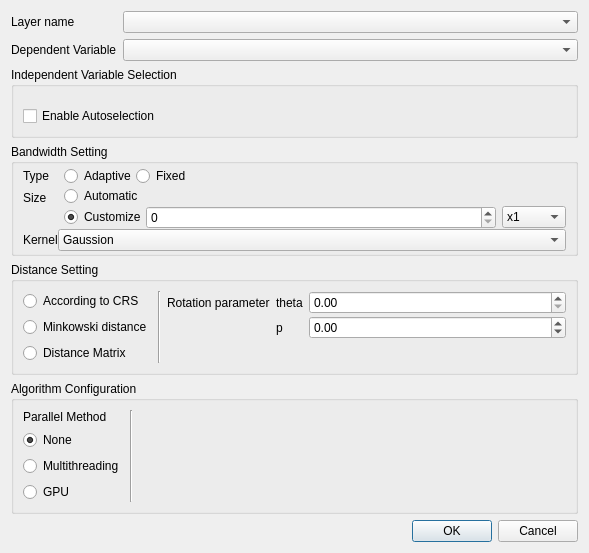
<?xml version="1.0" encoding="UTF-8"?>
<ui version="4.0">
 <class>GwmGWROptionsDialog</class>
 <widget class="QDialog" name="GwmGWROptionsDialog">
  <property name="geometry">
   <rect>
    <x>0</x>
    <y>0</y>
    <width>589</width>
    <height>553</height>
   </rect>
  </property>
  <property name="windowTitle">
   <string>GWR Configure</string>
  </property>
  <layout class="QVBoxLayout" name="verticalLayout_3" stretch="0,1,0,0,0,0">
   <item>
    <layout class="QFormLayout" name="formLayout_6">
     <item row="0" column="1">
      <widget class="QComboBox" name="mLayerComboBox"/>
     </item>
     <item row="1" column="0">
      <widget class="QLabel" name="label_12">
       <property name="text">
        <string>Dependent Variable</string>
       </property>
      </widget>
     </item>
     <item row="1" column="1">
      <widget class="QComboBox" name="mDepVarComboBox"/>
     </item>
     <item row="0" column="0">
      <widget class="QLabel" name="label">
       <property name="sizePolicy">
        <sizepolicy hsizetype="Fixed" vsizetype="Preferred">
         <horstretch>0</horstretch>
         <verstretch>0</verstretch>
        </sizepolicy>
       </property>
       <property name="text">
        <string>Layer name</string>
       </property>
      </widget>
     </item>
    </layout>
   </item>
   <item>
    <widget class="QGroupBox" name="groupBox">
     <property name="title">
      <string>Independent Variable Selection</string>
     </property>
     <layout class="QVBoxLayout" name="verticalLayout_4">
      <item>
       <widget class="GwmIndepVarSelectorWidget" name="mIndepVarSelector" native="true"/>
      </item>
      <item>
       <widget class="QCheckBox" name="mVariableAutoSelectionCheck">
        <property name="text">
         <string>Enable Autoselection</string>
        </property>
       </widget>
      </item>
     </layout>
    </widget>
   </item>
   <item>
    <widget class="QGroupBox" name="groupBox_2">
     <property name="sizePolicy">
      <sizepolicy hsizetype="Preferred" vsizetype="Fixed">
       <horstretch>0</horstretch>
       <verstretch>0</verstretch>
      </sizepolicy>
     </property>
     <property name="title">
      <string>Bandwidth Setting</string>
     </property>
     <layout class="QFormLayout" name="formLayout">
      <property name="horizontalSpacing">
       <number>0</number>
      </property>
      <property name="verticalSpacing">
       <number>0</number>
      </property>
      <property name="topMargin">
       <number>2</number>
      </property>
      <property name="bottomMargin">
       <number>2</number>
      </property>
      <item row="0" column="0">
       <widget class="QLabel" name="label_2">
        <property name="text">
         <string>Type</string>
        </property>
       </widget>
      </item>
      <item row="0" column="1">
       <layout class="QHBoxLayout" name="horizontalLayout_6">
        <property name="leftMargin">
         <number>6</number>
        </property>
        <item>
         <widget class="QRadioButton" name="mBwTypeAdaptiveRadio">
          <property name="sizePolicy">
           <sizepolicy hsizetype="Fixed" vsizetype="Fixed">
            <horstretch>0</horstretch>
            <verstretch>0</verstretch>
           </sizepolicy>
          </property>
          <property name="text">
           <string>Adaptive</string>
          </property>
          <property name="checked">
           <bool>true</bool>
          </property>
         </widget>
        </item>
        <item>
         <widget class="QRadioButton" name="mBwTypeFixedRadio">
          <property name="sizePolicy">
           <sizepolicy hsizetype="Fixed" vsizetype="Fixed">
            <horstretch>0</horstretch>
            <verstretch>0</verstretch>
           </sizepolicy>
          </property>
          <property name="text">
           <string>Fixed</string>
          </property>
         </widget>
        </item>
        <item>
         <spacer name="horizontalSpacer">
          <property name="orientation">
           <enum>Qt::Horizontal</enum>
          </property>
          <property name="sizeHint" stdset="0">
           <size>
            <width>40</width>
            <height>20</height>
           </size>
          </property>
         </spacer>
        </item>
       </layout>
      </item>
      <item row="1" column="0">
       <widget class="QLabel" name="label_3">
        <property name="sizePolicy">
         <sizepolicy hsizetype="Preferred" vsizetype="Preferred">
          <horstretch>0</horstretch>
          <verstretch>0</verstretch>
         </sizepolicy>
        </property>
        <property name="text">
         <string>Size</string>
        </property>
        <property name="alignment">
         <set>Qt::AlignLeading|Qt::AlignLeft|Qt::AlignVCenter</set>
        </property>
       </widget>
      </item>
      <item row="1" column="1">
       <layout class="QGridLayout" name="gridLayout_4">
        <property name="leftMargin">
         <number>6</number>
        </property>
        <item row="1" column="0">
         <widget class="QRadioButton" name="mBwSizeCustomizeRadio">
          <property name="sizePolicy">
           <sizepolicy hsizetype="Fixed" vsizetype="Fixed">
            <horstretch>0</horstretch>
            <verstretch>0</verstretch>
           </sizepolicy>
          </property>
          <property name="text">
           <string>Customize</string>
          </property>
          <property name="checked">
           <bool>true</bool>
          </property>
         </widget>
        </item>
        <item row="0" column="0" colspan="2">
         <widget class="QRadioButton" name="mBwSizeAutomaticRadio">
          <property name="sizePolicy">
           <sizepolicy hsizetype="Preferred" vsizetype="Fixed">
            <horstretch>0</horstretch>
            <verstretch>0</verstretch>
           </sizepolicy>
          </property>
          <property name="text">
           <string>Automatic</string>
          </property>
          <property name="checked">
           <bool>false</bool>
          </property>
         </widget>
        </item>
        <item row="1" column="1">
         <widget class="QStackedWidget" name="mBwSizeSettingStack">
          <property name="currentIndex">
           <number>0</number>
          </property>
          <widget class="QWidget" name="page_4">
           <layout class="QHBoxLayout" name="horizontalLayout">
            <property name="leftMargin">
             <number>0</number>
            </property>
            <property name="topMargin">
             <number>0</number>
            </property>
            <property name="rightMargin">
             <number>0</number>
            </property>
            <property name="bottomMargin">
             <number>0</number>
            </property>
            <item>
             <widget class="QSpinBox" name="mBwSizeAdaptiveSize"/>
            </item>
            <item>
             <widget class="QComboBox" name="mBwSizeAdaptiveUnit">
              <property name="sizePolicy">
               <sizepolicy hsizetype="Fixed" vsizetype="Fixed">
                <horstretch>0</horstretch>
                <verstretch>0</verstretch>
               </sizepolicy>
              </property>
              <item>
               <property name="text">
                <string>x1</string>
               </property>
              </item>
              <item>
               <property name="text">
                <string>x10</string>
               </property>
              </item>
              <item>
               <property name="text">
                <string>x100</string>
               </property>
              </item>
              <item>
               <property name="text">
                <string>x1000</string>
               </property>
              </item>
             </widget>
            </item>
           </layout>
          </widget>
          <widget class="QWidget" name="page_5">
           <layout class="QHBoxLayout" name="horizontalLayout_4">
            <property name="leftMargin">
             <number>0</number>
            </property>
            <property name="topMargin">
             <number>0</number>
            </property>
            <property name="rightMargin">
             <number>0</number>
            </property>
            <property name="bottomMargin">
             <number>0</number>
            </property>
            <item>
             <widget class="QDoubleSpinBox" name="mBwSizeFixedSize"/>
            </item>
            <item>
             <widget class="QComboBox" name="mBwSizeFixedUnit">
              <property name="sizePolicy">
               <sizepolicy hsizetype="Fixed" vsizetype="Fixed">
                <horstretch>0</horstretch>
                <verstretch>0</verstretch>
               </sizepolicy>
              </property>
              <item>
               <property name="text">
                <string>m</string>
               </property>
              </item>
              <item>
               <property name="text">
                <string>km</string>
               </property>
              </item>
              <item>
               <property name="text">
                <string>mile</string>
               </property>
              </item>
             </widget>
            </item>
           </layout>
          </widget>
         </widget>
        </item>
       </layout>
      </item>
      <item row="2" column="0">
       <widget class="QLabel" name="label_13">
        <property name="text">
         <string>Kernel</string>
        </property>
       </widget>
      </item>
      <item row="2" column="1">
       <widget class="QComboBox" name="mBwKernelFunctionCombo">
        <item>
         <property name="text">
          <string>Gaussion</string>
         </property>
        </item>
        <item>
         <property name="text">
          <string>Exponential</string>
         </property>
        </item>
        <item>
         <property name="text">
          <string>Bisquare</string>
         </property>
        </item>
        <item>
         <property name="text">
          <string>Tricube</string>
         </property>
        </item>
        <item>
         <property name="text">
          <string>Boxcar</string>
         </property>
        </item>
       </widget>
      </item>
     </layout>
    </widget>
   </item>
   <item>
    <widget class="QGroupBox" name="groupBox_3">
     <property name="sizePolicy">
      <sizepolicy hsizetype="Preferred" vsizetype="Preferred">
       <horstretch>0</horstretch>
       <verstretch>0</verstretch>
      </sizepolicy>
     </property>
     <property name="title">
      <string>Distance Setting</string>
     </property>
     <layout class="QHBoxLayout" name="horizontalLayout_2">
      <item>
       <layout class="QVBoxLayout" name="verticalLayout_2">
        <item>
         <widget class="QRadioButton" name="mDistTypeCRSRadio">
          <property name="text">
           <string>According to CRS</string>
          </property>
         </widget>
        </item>
        <item>
         <widget class="QRadioButton" name="mDistTypeMinkowskiRadio">
          <property name="text">
           <string>Minkowski distance</string>
          </property>
         </widget>
        </item>
        <item>
         <widget class="QRadioButton" name="mDistTypeDmatRadio">
          <property name="text">
           <string>Distance Matrix</string>
          </property>
         </widget>
        </item>
       </layout>
      </item>
      <item>
       <widget class="Line" name="line">
        <property name="orientation">
         <enum>Qt::Vertical</enum>
        </property>
       </widget>
      </item>
      <item>
       <widget class="QStackedWidget" name="stackedWidget_2">
        <property name="currentIndex">
         <number>1</number>
        </property>
        <widget class="QWidget" name="mCRSDistPage"/>
        <widget class="QWidget" name="mMinkowskiDistPage">
         <layout class="QFormLayout" name="formLayout_2">
          <property name="leftMargin">
           <number>0</number>
          </property>
          <property name="topMargin">
           <number>0</number>
          </property>
          <property name="rightMargin">
           <number>0</number>
          </property>
          <property name="bottomMargin">
           <number>0</number>
          </property>
          <item row="0" column="0">
           <widget class="QLabel" name="label_4">
            <property name="sizePolicy">
             <sizepolicy hsizetype="Preferred" vsizetype="Preferred">
              <horstretch>0</horstretch>
              <verstretch>0</verstretch>
             </sizepolicy>
            </property>
            <property name="text">
             <string>Rotation parameter</string>
            </property>
            <property name="alignment">
             <set>Qt::AlignLeading|Qt::AlignLeft|Qt::AlignVCenter</set>
            </property>
           </widget>
          </item>
          <item row="0" column="1">
           <layout class="QFormLayout" name="formLayout_5">
            <property name="horizontalSpacing">
             <number>6</number>
            </property>
            <property name="verticalSpacing">
             <number>2</number>
            </property>
            <item row="0" column="0">
             <widget class="QLabel" name="label_5">
              <property name="text">
               <string>theta</string>
              </property>
             </widget>
            </item>
            <item row="1" column="0">
             <widget class="QLabel" name="label_6">
              <property name="text">
               <string>p</string>
              </property>
             </widget>
            </item>
            <item row="0" column="1">
             <widget class="QDoubleSpinBox" name="mThetaValue"/>
            </item>
            <item row="1" column="1">
             <widget class="QDoubleSpinBox" name="mPValue">
              <property name="minimum">
               <double>-1.000000000000000</double>
              </property>
             </widget>
            </item>
           </layout>
          </item>
         </layout>
        </widget>
        <widget class="QWidget" name="mDistMatrixDistPage">
         <layout class="QGridLayout" name="gridLayout">
          <property name="leftMargin">
           <number>0</number>
          </property>
          <property name="topMargin">
           <number>0</number>
          </property>
          <property name="rightMargin">
           <number>0</number>
          </property>
          <property name="bottomMargin">
           <number>0</number>
          </property>
          <item row="1" column="0">
           <widget class="QLineEdit" name="mDistMatrixFileNameEdit"/>
          </item>
          <item row="1" column="1">
           <widget class="QToolButton" name="mDistMatrixFileOpenBtn">
            <property name="text">
             <string>...</string>
            </property>
           </widget>
          </item>
          <item row="0" column="0">
           <widget class="QLabel" name="label_14">
            <property name="text">
             <string>Select a distance matrix file</string>
            </property>
           </widget>
          </item>
          <item row="2" column="0">
           <spacer name="verticalSpacer">
            <property name="orientation">
             <enum>Qt::Vertical</enum>
            </property>
            <property name="sizeHint" stdset="0">
             <size>
              <width>20</width>
              <height>5</height>
             </size>
            </property>
           </spacer>
          </item>
         </layout>
        </widget>
       </widget>
      </item>
     </layout>
    </widget>
   </item>
   <item>
    <widget class="QGroupBox" name="mCalcParallelGroup">
     <property name="sizePolicy">
      <sizepolicy hsizetype="Preferred" vsizetype="Preferred">
       <horstretch>0</horstretch>
       <verstretch>0</verstretch>
      </sizepolicy>
     </property>
     <property name="title">
      <string>Algorithm Configuration</string>
     </property>
     <layout class="QHBoxLayout" name="horizontalLayout_3">
      <item>
       <layout class="QVBoxLayout" name="verticalLayout_5">
        <item>
         <widget class="QLabel" name="label_7">
          <property name="text">
           <string>Parallel Method</string>
          </property>
         </widget>
        </item>
        <item>
         <widget class="QRadioButton" name="mCalcParallelNoneRadio">
          <property name="sizePolicy">
           <sizepolicy hsizetype="Fixed" vsizetype="Fixed">
            <horstretch>0</horstretch>
            <verstretch>0</verstretch>
           </sizepolicy>
          </property>
          <property name="text">
           <string>None</string>
          </property>
          <property name="checked">
           <bool>true</bool>
          </property>
         </widget>
        </item>
        <item>
         <widget class="QRadioButton" name="mCalcParallelMultithreadRadio">
          <property name="sizePolicy">
           <sizepolicy hsizetype="Fixed" vsizetype="Fixed">
            <horstretch>0</horstretch>
            <verstretch>0</verstretch>
           </sizepolicy>
          </property>
          <property name="text">
           <string>Multithreading</string>
          </property>
         </widget>
        </item>
        <item>
         <widget class="QRadioButton" name="mCalcParallelGPURadio">
          <property name="sizePolicy">
           <sizepolicy hsizetype="Fixed" vsizetype="Fixed">
            <horstretch>0</horstretch>
            <verstretch>0</verstretch>
           </sizepolicy>
          </property>
          <property name="text">
           <string>GPU</string>
          </property>
         </widget>
        </item>
       </layout>
      </item>
      <item>
       <widget class="Line" name="line_2">
        <property name="orientation">
         <enum>Qt::Vertical</enum>
        </property>
       </widget>
      </item>
      <item>
       <widget class="QStackedWidget" name="stackedWidget">
        <property name="currentIndex">
         <number>0</number>
        </property>
        <widget class="QWidget" name="page">
         <layout class="QVBoxLayout" name="verticalLayout">
          <property name="topMargin">
           <number>0</number>
          </property>
          <property name="bottomMargin">
           <number>0</number>
          </property>
         </layout>
        </widget>
        <widget class="QWidget" name="page_3">
         <layout class="QFormLayout" name="formLayout_3">
          <property name="leftMargin">
           <number>9</number>
          </property>
          <property name="topMargin">
           <number>0</number>
          </property>
          <property name="rightMargin">
           <number>9</number>
          </property>
          <property name="bottomMargin">
           <number>0</number>
          </property>
          <item row="0" column="0">
           <widget class="QLabel" name="label_9">
            <property name="text">
             <string>Threads</string>
            </property>
           </widget>
          </item>
          <item row="0" column="1">
           <widget class="QSpinBox" name="mThreadNum">
            <property name="maximum">
             <number>8</number>
            </property>
           </widget>
          </item>
         </layout>
        </widget>
        <widget class="QWidget" name="page_2">
         <layout class="QFormLayout" name="formLayout_4">
          <property name="topMargin">
           <number>0</number>
          </property>
          <property name="bottomMargin">
           <number>0</number>
          </property>
          <item row="0" column="0">
           <widget class="QLabel" name="label_8">
            <property name="text">
             <string>Batch Size</string>
            </property>
           </widget>
          </item>
          <item row="0" column="1">
           <widget class="QSpinBox" name="mSampleGroupSize">
            <property name="maximum">
             <number>4096</number>
            </property>
           </widget>
          </item>
         </layout>
        </widget>
       </widget>
      </item>
     </layout>
    </widget>
   </item>
   <item>
    <layout class="QHBoxLayout" name="horizontalLayout_5">
     <item>
      <widget class="QLabel" name="mCheckMessage">
       <property name="sizePolicy">
        <sizepolicy hsizetype="Expanding" vsizetype="Preferred">
         <horstretch>0</horstretch>
         <verstretch>0</verstretch>
        </sizepolicy>
       </property>
       <property name="text">
        <string/>
       </property>
      </widget>
     </item>
     <item>
      <widget class="QDialogButtonBox" name="buttonBox">
       <property name="sizePolicy">
        <sizepolicy hsizetype="Fixed" vsizetype="Fixed">
         <horstretch>0</horstretch>
         <verstretch>0</verstretch>
        </sizepolicy>
       </property>
       <property name="orientation">
        <enum>Qt::Horizontal</enum>
       </property>
       <property name="standardButtons">
        <set>QDialogButtonBox::Cancel|QDialogButtonBox::Ok</set>
       </property>
      </widget>
     </item>
    </layout>
   </item>
  </layout>
 </widget>
 <customwidgets>
  <customwidget>
   <class>GwmIndepVarSelectorWidget</class>
   <extends>QWidget</extends>
   <header>gwmindepvarselectorwidget.h</header>
   <container>1</container>
  </customwidget>
 </customwidgets>
 <resources/>
 <connections>
  <connection>
   <sender>buttonBox</sender>
   <signal>accepted()</signal>
   <receiver>GwmGWROptionsDialog</receiver>
   <slot>accept()</slot>
   <hints>
    <hint type="sourcelabel">
     <x>248</x>
     <y>254</y>
    </hint>
    <hint type="destinationlabel">
     <x>157</x>
     <y>274</y>
    </hint>
   </hints>
  </connection>
  <connection>
   <sender>buttonBox</sender>
   <signal>rejected()</signal>
   <receiver>GwmGWROptionsDialog</receiver>
   <slot>reject()</slot>
   <hints>
    <hint type="sourcelabel">
     <x>316</x>
     <y>260</y>
    </hint>
    <hint type="destinationlabel">
     <x>286</x>
     <y>274</y>
    </hint>
   </hints>
  </connection>
 </connections>
</ui>
